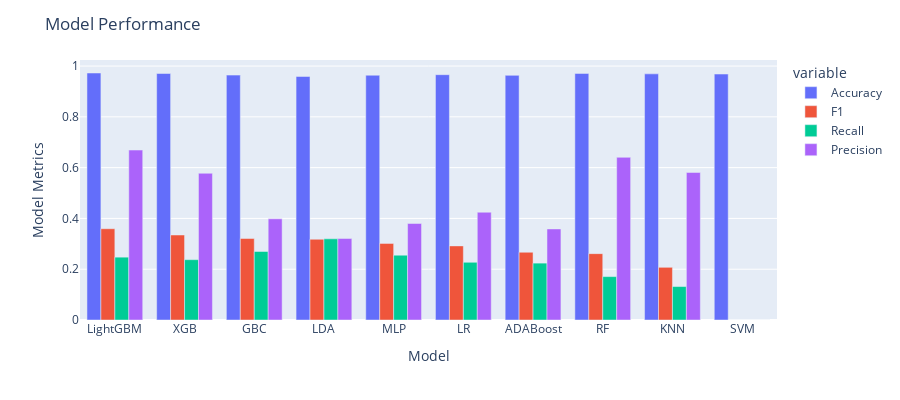

The notebook cell this image was saved under:
### Code cell
import plotly.express as px
df = px.data.tips()
fig = px.bar(result_df, x="Model", y=['Accuracy','F1','Recall','Precision'], barmode='group',
             height=400)

fig.update_yaxes(title_text="Model Metrics")
fig.update_layout(
    title_text="Model Performance"
)
fig.show()

### Figure 1 — Plotly figure (JSON) as saved in the notebook; plotly's stock layout.template omitted (floating-point values rounded to 4 significant figures)
{"data": [{"alignmentgroup": "True", "hovertemplate": "variable=Accuracy<br>Model=%{x}<br>value=%{y}<extra></extra>", "legendgroup": "Accuracy", "marker": {"color": "#636efa"}, "name": "Accuracy", "offsetgroup": "Accuracy", "orientation": "v", "showlegend": true, "textposition": "auto", "type": "bar", "x": ["LightGBM", "XGB", "GBC", "LDA", "MLP", "LR", "ADABoost", "RF", "KNN", "SVM"], "xaxis": "x", "y": [0.9726, 0.9707, 0.9643, 0.9589, 0.9638, 0.966, 0.9633, 0.9709, 0.9692, 0.9685], "yaxis": "y"}, {"alignmentgroup": "True", "hovertemplate": "variable=F1<br>Model=%{x}<br>value=%{y}<extra></extra>", "legendgroup": "F1", "marker": {"color": "#EF553B"}, "name": "F1", "offsetgroup": "F1", "orientation": "v", "showlegend": true, "textposition": "auto", "type": "bar", "x": ["LightGBM", "XGB", "GBC", "LDA", "MLP", "LR", "ADABoost", "RF", "KNN", "SVM"], "xaxis": "x", "y": [0.3594, 0.3347, 0.3208, 0.318, 0.3017, 0.2919, 0.2668, 0.2613, 0.2075, 0], "yaxis": "y"}, {"alignmentgroup": "True", "hovertemplate": "variable=Recall<br>Model=%{x}<br>value=%{y}<extra></extra>", "legendgroup": "Recall", "marker": {"color": "#00cc96"}, "name": "Recall", "offsetgroup": "Recall", "orientation": "v", "showlegend": true, "textposition": "auto", "type": "bar", "x": ["LightGBM", "XGB", "GBC", "LDA", "MLP", "LR", "ADABoost", "RF", "KNN", "SVM"], "xaxis": "x", "y": [0.2474, 0.2375, 0.2698, 0.3197, 0.2553, 0.2273, 0.224, 0.1709, 0.1317, 0], "yaxis": "y"}, {"alignmentgroup": "True", "hovertemplate": "variable=Precision<br>Model=%{x}<br>value=%{y}<extra></extra>", "legendgroup": "Precision", "marker": {"color": "#ab63fa"}, "name": "Precision", "offsetgroup": "Precision", "orientation": "v", "showlegend": true, "textposition": "auto", "type": "bar", "x": ["LightGBM", "XGB", "GBC", "LDA", "MLP", "LR", "ADABoost", "RF", "KNN", "SVM"], "xaxis": "x", "y": [0.6692, 0.5778, 0.3985, 0.321, 0.38, 0.4244, 0.3585, 0.6406, 0.581, 0], "yaxis": "y"}], "layout": {"barmode": "group", "height": 400, "legend": {"title": {"text": "variable"}, "tracegroupgap": 0}, "margin": {"t": 60}, "title": {"text": "Model Performance"}, "xaxis": {"anchor": "y", "domain": [0, 1], "title": {"text": "Model"}}, "yaxis": {"anchor": "x", "domain": [0, 1], "title": {"text": "Model Metrics"}}}}
